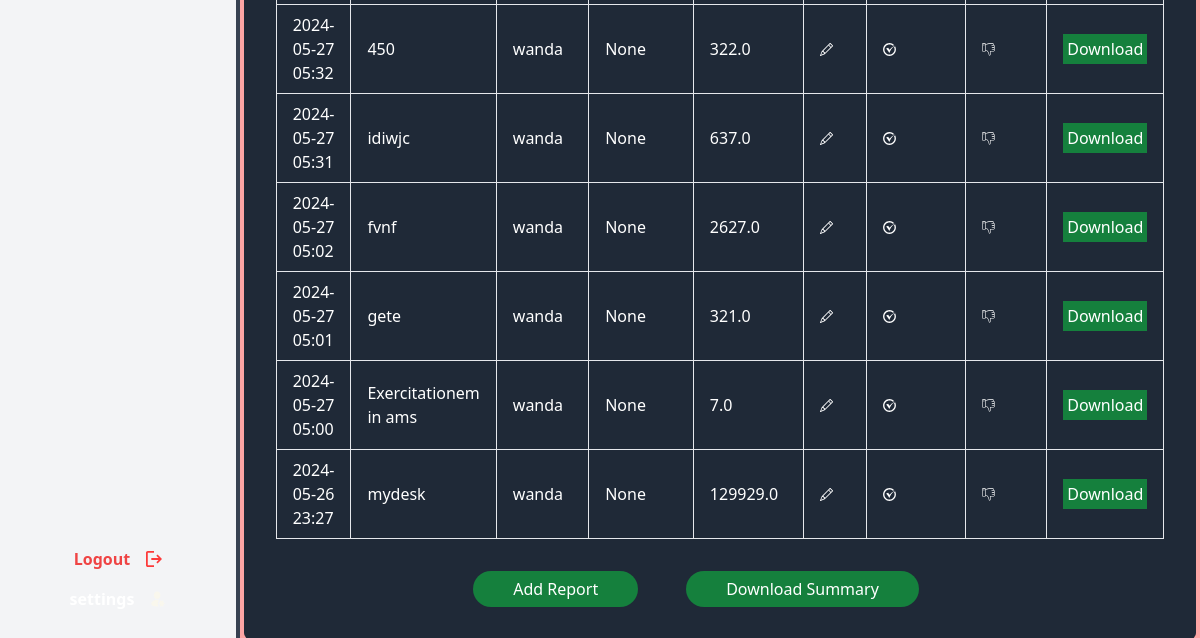
Before: /dash/admin (signed in, lower part) with the older database file.
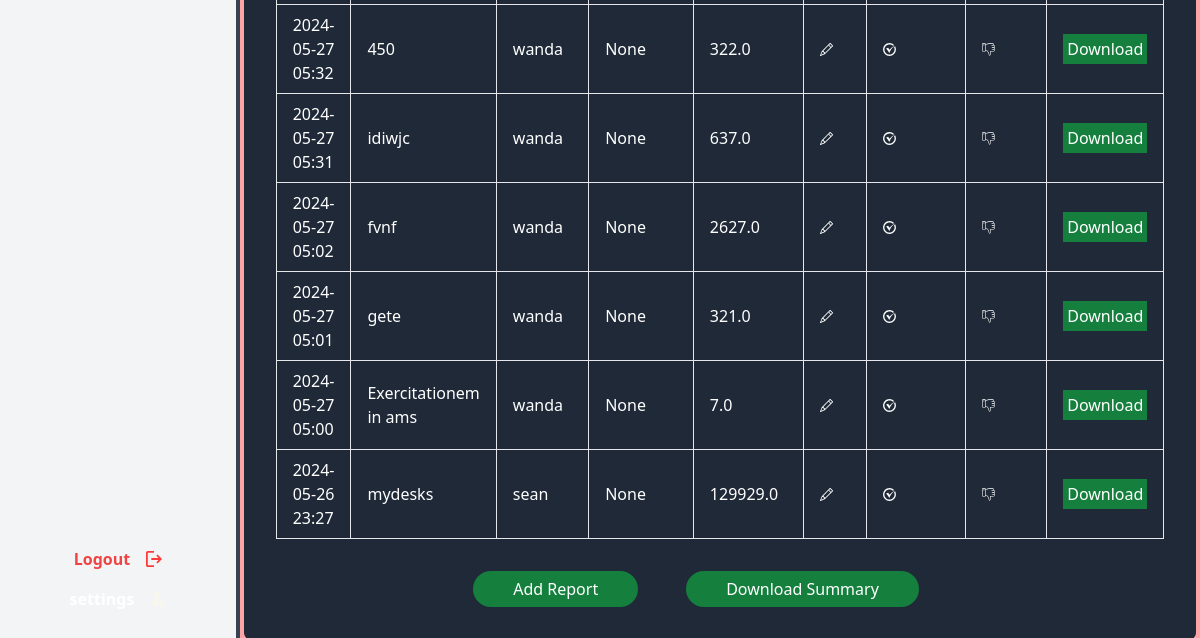
After: the same page with the newer database file.
### dashboard/models.py (models this page shows, shortened)
class Reports(TrackingModel):
    date = models.DateTimeField(auto_now_add=True, null=True)
    description = models.CharField(max_length=200, null=True)
    owner = models.ForeignKey(to=User, on_delete=models.CASCADE)
    category = models.ManyToManyField(MainCategory)
    receipts = models.FloatField(max_length=200, null=True)
    payments = models.FloatField(max_length=200, null=True)
    for_edit = models.BooleanField(default=False)
    created_at = models.DateTimeField(auto_now_add=True)
    is_approved = models.BooleanField(default=False)  # New field
    approved_by = models.ForeignKey(settings.AUTH_USER_MODEL, on_delete=models.CASCADE, related_name='approved_by', null=True)
    modification_approved = models.BooleanField(default=False)
    modification_approved_by = models.ForeignKey(settings.AUTH_USER_MODEL, on_delete=models.SET_NULL, related_name='modifications_approved_by', null=True, blank=True)

### authentication/models.py (models this page shows, shortened)
class User(AbstractUser):
    USER_TYPE_CHOICES = (
        ('admin', 'Admin'),
        ('accountant', 'Accountant'),
        ('manager', 'Manager'),
    )
    user_type = models.CharField(max_length=20, choices=USER_TYPE_CHOICES, default='manager')

### helpers/decorators.py (the view)
        def wrapper_func(request, *args, **kwargs):
            if request.user.is_authenticated:
                if request.user.user_type not in allowed_roles:
                    return redirect('home')
            else:
                return redirect('login')  # Redirect to login page if user is not authenticated
            return view_func(request, *args, **kwargs)

### dashboard/views.py (called while the page is built)
@login_required
def get_showing_reports(request, report):
    if request.GET and request.GET.get("filter"):
        if request.GET.get("filter") == "edit":
            return report.filter(for_edit=True)
        if request.GET.get("filter") == "noedit":
            return report.filter(for_edit=False)
    return report

@allowed_users(allowed_roles=["admin"])
@login_required
def admin(request):
    report = Reports.objects.all()
    active_count = report.filter(for_edit=True).count()
    inactive_count = report.filter(for_edit=False).count()
    total_count = report.count()
    context = {
        "report": get_showing_reports(request, report),
        "edit_count": active_count,
        "noedit_count": inactive_count,
        "total_count": total_count,
    }
    return render(request, "dashboard/admin.html", context)

### templates/dashboard/admin.html (shortened to what this page needs)
{% extends 'base/admin_main.html' %}
{% load static %}
{% block content %}
<div class="w-full flex bg-red-300 dark:bg-gray-400 h-screentext-white font-outfit">
  <div
    class="dark:bg-gray-700 bg-gray-100 w-20 md:w-1/5 h-screen overflow-hidden flex flex-col justify-between border-r-4 border-gray-700">
    <div class="mb-8">
      <div class="flex items-center justify-center gap-4 text-red-500 mb-4">
        <div class="hidden md:block font-semibold">
          <a href="{% url 'logout_user' %}">Logout</a>
        </div>
        <img class="w-4 overflow-hidden max-h-full" alt="" src="{% static 'images/vector.svg' %}" />
      </div>
      <div class="flex items-center justify-center gap-4 text-white">
        <div class="font-semibold hidden md:block">settings</div>
        <img class="w-4 overflow-hidden max-h-full" alt="" src="{% static 'images/mingcuteusersettingfill.svg' %}" />
      </div>
    </div>
  </div>
  <div class="w-4/5 flex flex-col justify-between h-screen overflow-scroll">
    <div class="bg-gray-800 m-1 py-8 px-12 text-white flex flex-col justify-center items-center rounded-md overflow-y-auto">
      <div class="overflow-y-auto">
        {% if report %}
        <table class="table-auto">
          <tbody>
            {% for rpt in report %}
            <tr>
              <td class="border px-4 py-2">{{rpt.created_at|date:"Y-m-d H:i"}}</td>
              <td class="border px-4 py-2">{{rpt.description}}</td>
              <td class="border px-4 py-2"> {{rpt.owner.username}}</td>
              <td class="border px-4 py-2">{{rpt.category.name }}</td>
              <td class="border px-4 py-2">{{rpt.payments}}</td>
              <td class="border px-4 py-2">
                <a href="{% url 'report-edit' rpt.pk %}">
                </a>
              </td>
              <td class="border px-4 py-2">
                <a href="{% url 'approve_report' rpt.pk %}">
                </a>
              </td>
              <td class="border px-4 py-2">
                <a href="{% url 'collect_feedback' rpt.pk %}">
                </a>
              </td>
              <td class="border px-4 py-2">
                <a href="{% url 'export_report' rpt.pk %}" class="p-1 bg-green-700 cursor-pointer">Download</a>
              </td>
            </tr>
            {% endfor %}
          </tbody>
        </table>
        <div class="flex flex-row items-center justify-center mt-8">
          <a href="{% url 'create_report' %}">
            <button type="submit"
              class="bg-green-700 cursor-pointer text-white sm:px-10 py-1.5 items-center justify-center rounded-full text-base font-roboto ml-auto mr-12">Add
              Report</button>
          </a>
          <a href="{% url 'export' %}">
            <button type="submit"
              class="bg-green-700 cursor-pointer text-white sm:px-10 py-1.5 items-center justify-center rounded-full text-base font-roboto ml-auto mr-12">Download
              Summary</button>
          </a>
        </div>
      </div>
      {% endif %}
    </div>
  </div>
</div>
{% endblock %}

Changed rows visible on the page:
changed Reports: description "mydesk" → "mydesks"; owner.username "wanda" → "sean"
